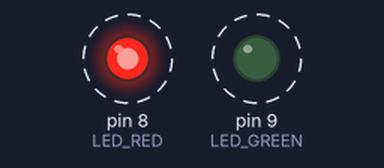
Recording of a sketch running on a simulated Arduino Uno, built with avr-gcc and run on an emulated ATmega328P. Shown: output pins drawn as LEDs (lit = HIGH). Dashed ring = blinking.

Above: at 0.5 s.
Timing chart, 0 to 4.6 s (numbered marks = the images above):
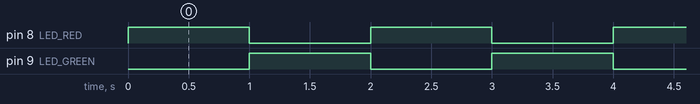

The sketch:

blink.ino
```cpp
/*
 Blink

 Based on example Arduino sketch, but blinks an external LED on PIN 8
*/

#define LED_RED 8
#define LED_GREEN 9

void setup() {
    pinMode(LED_RED, OUTPUT);
    pinMode(LED_GREEN, OUTPUT);
}

void loop() {


  digitalWrite(LED_RED, HIGH);
  digitalWrite(LED_GREEN, LOW);
  delay(1000);
  digitalWrite(LED_RED, LOW);
  digitalWrite(LED_GREEN, HIGH);
  delay(1000);
}
```

Measured:
- by itself, pin 8 (LED_RED), pin 9 (LED_GREEN): alternates HIGH for 1.0 s and LOW for 1.0 s
